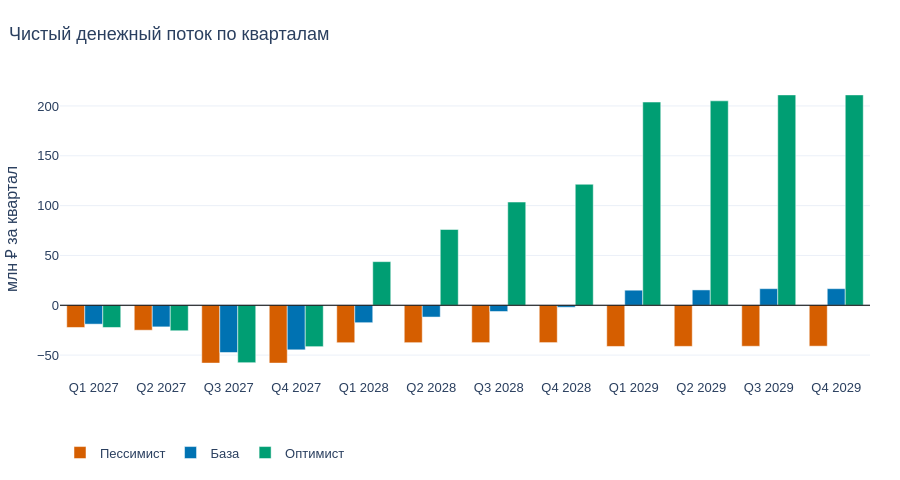

Notebook cell for this chart:
### Markdown cell above
### 2.4. Чистый денежный поток по кварталам

### Code cell
net = {s: qs(s, 'Чистый денежный поток') for s in SC}
fig = go.Figure()
for s in SC:
    fig.add_bar(x=PER, y=net[s], name=s, marker_color=COLORS[s], hovertemplate='%{x}: %{y:,.1f} млн ₽<extra>' + s + '</extra>')
fig.add_hline(y=0, line=dict(color='black', width=1)); fig.update_layout(barmode='group'); fig.update_yaxes(title='млн ₽ за квартал')
pshow(fig, 'net_quarterly', 'Чистый денежный поток по кварталам')

f, ax = plt.subplots(figsize=(11, 4.8)); w = .27
for i, s in enumerate(SC): ax.bar(np.arange(12) + (i - 1) * w, net[s], w, color=COLORS[s], label=s)
ax.axhline(0, color='black', lw=1); ax.set_xticks(range(12), PER, rotation=45); ax.set_ylabel('млн ₽ за квартал'); ax.set_title('Чистый денежный поток по кварталам'); ax.legend(); mshow(f, 'net_quarterly')

### Figure 1 — Plotly figure (JSON) as saved in the notebook; plotly's stock layout.template omitted (floating-point values rounded to 4 significant figures)
{"data": [{"hovertemplate": "%{x}: %{y:,.1f} млн ₽<extra>Пессимист</extra>", "marker": {"color": "#D55E00"}, "name": "Пессимист", "type": "bar", "x": ["Q1 2027", "Q2 2027", "Q3 2027", "Q4 2027", "Q1 2028", "Q2 2028", "Q3 2028", "Q4 2028", "Q1 2029", "Q2 2029", "Q3 2029", "Q4 2029"], "y": [-22.27, -25.02, -58.03, -58.03, -37.57, -37.53, -37.49, -37.46, -41.31, -41.23, -41.13, -41.04]}, {"hovertemplate": "%{x}: %{y:,.1f} млн ₽<extra>База</extra>", "marker": {"color": "#0072B2"}, "name": "База", "type": "bar", "x": ["Q1 2027", "Q2 2027", "Q3 2027", "Q4 2027", "Q1 2028", "Q2 2028", "Q3 2028", "Q4 2028", "Q1 2029", "Q2 2029", "Q3 2029", "Q4 2029"], "y": [-18.93, -21.68, -47.39, -44.71, -17.48, -11.82, -6.238, -1.994, 15.13, 15.41, 16.67, 16.67]}, {"hovertemplate": "%{x}: %{y:,.1f} млн ₽<extra>Оптимист</extra>", "marker": {"color": "#009E73"}, "name": "Оптимист", "type": "bar", "x": ["Q1 2027", "Q2 2027", "Q3 2027", "Q4 2027", "Q1 2028", "Q2 2028", "Q3 2028", "Q4 2028", "Q1 2029", "Q2 2029", "Q3 2029", "Q4 2029"], "y": [-22.27, -25.57, -57.55, -41.53, 43.77, 76.06, 103.6, 121.4, 203.9, 205.1, 211.1, 211.1]}], "layout": {"barmode": "group", "font": {"family": "Arial", "size": 13}, "height": 480, "legend": {"orientation": "h", "y": -0.2}, "margin": {"b": 60, "l": 60, "r": 30, "t": 80}, "shapes": [{"line": {"color": "black", "width": 1}, "type": "line", "x0": 0, "x1": 1, "xref": "x domain", "y0": 0, "y1": 0, "yref": "y"}], "title": {"text": "Чистый денежный поток по кварталам", "x": 0.01}, "yaxis": {"title": {"text": "млн ₽ за квартал"}}}}
